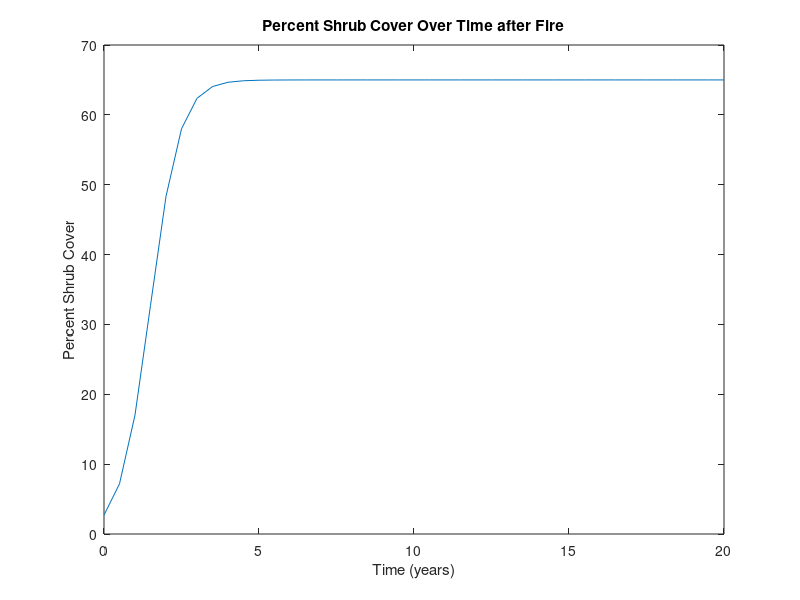

MATLAB code for this plot:
% Creating the figure of the model
e = exp(1);
t = 0:.5:20;
y = 65./(1 + 23.*e.^(-2.1.*t)); 
plot(t,y)
title("Percent Shrub Cover Over Time after Fire")
xlabel("Time (years)")
ylabel("Percent Shrub Cover")
